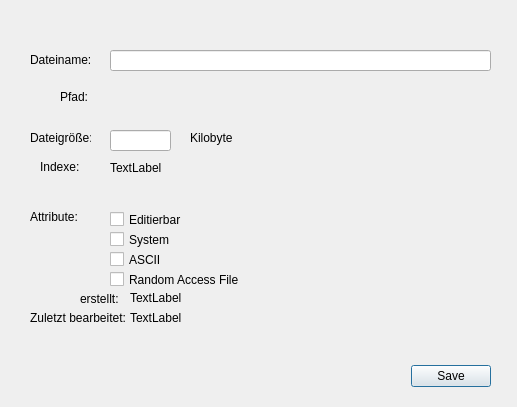
<?xml version="1.0" encoding="UTF-8"?>
<ui version="4.0">
 <class>FileProperties</class>
 <widget class="QDialog" name="FileProperties">
  <property name="geometry">
   <rect>
    <x>0</x>
    <y>0</y>
    <width>517</width>
    <height>407</height>
   </rect>
  </property>
  <property name="windowTitle">
   <string>Dialog</string>
  </property>
  <widget class="QDialogButtonBox" name="buttonBox">
   <property name="geometry">
    <rect>
     <x>150</x>
     <y>360</y>
     <width>341</width>
     <height>32</height>
    </rect>
   </property>
   <property name="orientation">
    <enum>Qt::Horizontal</enum>
   </property>
   <property name="standardButtons">
    <set>QDialogButtonBox::Save</set>
   </property>
  </widget>
  <widget class="QLabel" name="label">
   <property name="geometry">
    <rect>
     <x>30</x>
     <y>50</y>
     <width>61</width>
     <height>20</height>
    </rect>
   </property>
   <property name="text">
    <string>Dateiname:</string>
   </property>
  </widget>
  <widget class="QLabel" name="label_2">
   <property name="geometry">
    <rect>
     <x>60</x>
     <y>90</y>
     <width>47</width>
     <height>13</height>
    </rect>
   </property>
   <property name="text">
    <string>Pfad:</string>
   </property>
  </widget>
  <widget class="QLabel" name="label_3">
   <property name="geometry">
    <rect>
     <x>30</x>
     <y>130</y>
     <width>61</width>
     <height>16</height>
    </rect>
   </property>
   <property name="text">
    <string>Dateigröße:</string>
   </property>
  </widget>
  <widget class="QLabel" name="label_4">
   <property name="geometry">
    <rect>
     <x>30</x>
     <y>210</y>
     <width>47</width>
     <height>13</height>
    </rect>
   </property>
   <property name="text">
    <string>Attribute:</string>
   </property>
  </widget>
  <widget class="QLineEdit" name="fileName">
   <property name="geometry">
    <rect>
     <x>110</x>
     <y>50</y>
     <width>381</width>
     <height>21</height>
    </rect>
   </property>
   <property name="text">
    <string/>
   </property>
  </widget>
  <widget class="QLabel" name="path">
   <property name="geometry">
    <rect>
     <x>110</x>
     <y>90</y>
     <width>381</width>
     <height>16</height>
    </rect>
   </property>
   <property name="text">
    <string/>
   </property>
  </widget>
  <widget class="QLineEdit" name="fileSize">
   <property name="geometry">
    <rect>
     <x>110</x>
     <y>130</y>
     <width>61</width>
     <height>21</height>
    </rect>
   </property>
   <property name="text">
    <string/>
   </property>
  </widget>
  <widget class="QCheckBox" name="checkBox">
   <property name="geometry">
    <rect>
     <x>110</x>
     <y>210</y>
     <width>72</width>
     <height>19</height>
    </rect>
   </property>
   <property name="text">
    <string>Editierbar</string>
   </property>
  </widget>
  <widget class="QCheckBox" name="checkBox_2">
   <property name="geometry">
    <rect>
     <x>110</x>
     <y>230</y>
     <width>72</width>
     <height>19</height>
    </rect>
   </property>
   <property name="text">
    <string>System</string>
   </property>
  </widget>
  <widget class="QCheckBox" name="checkBox_3">
   <property name="geometry">
    <rect>
     <x>110</x>
     <y>250</y>
     <width>72</width>
     <height>19</height>
    </rect>
   </property>
   <property name="text">
    <string>ASCII</string>
   </property>
  </widget>
  <widget class="QCheckBox" name="checkBox_4">
   <property name="geometry">
    <rect>
     <x>110</x>
     <y>270</y>
     <width>131</width>
     <height>19</height>
    </rect>
   </property>
   <property name="text">
    <string>Random Access File</string>
   </property>
  </widget>
  <widget class="QLabel" name="label_5">
   <property name="geometry">
    <rect>
     <x>30</x>
     <y>310</y>
     <width>101</width>
     <height>16</height>
    </rect>
   </property>
   <property name="text">
    <string>Zuletzt bearbeitet:</string>
   </property>
  </widget>
  <widget class="QLabel" name="editedL">
   <property name="geometry">
    <rect>
     <x>130</x>
     <y>310</y>
     <width>341</width>
     <height>16</height>
    </rect>
   </property>
   <property name="text">
    <string>TextLabel</string>
   </property>
  </widget>
  <widget class="QLabel" name="label_7">
   <property name="geometry">
    <rect>
     <x>80</x>
     <y>292</y>
     <width>47</width>
     <height>13</height>
    </rect>
   </property>
   <property name="text">
    <string>erstellt:</string>
   </property>
  </widget>
  <widget class="QLabel" name="createdL">
   <property name="geometry">
    <rect>
     <x>130</x>
     <y>290</y>
     <width>321</width>
     <height>16</height>
    </rect>
   </property>
   <property name="text">
    <string>TextLabel</string>
   </property>
  </widget>
  <widget class="QLabel" name="label_6">
   <property name="geometry">
    <rect>
     <x>190</x>
     <y>130</y>
     <width>47</width>
     <height>16</height>
    </rect>
   </property>
   <property name="text">
    <string>Kilobyte</string>
   </property>
  </widget>
  <widget class="QLabel" name="label_8">
   <property name="geometry">
    <rect>
     <x>40</x>
     <y>160</y>
     <width>47</width>
     <height>13</height>
    </rect>
   </property>
   <property name="text">
    <string>Indexe:</string>
   </property>
  </widget>
  <widget class="QLabel" name="indexL">
   <property name="geometry">
    <rect>
     <x>110</x>
     <y>160</y>
     <width>401</width>
     <height>16</height>
    </rect>
   </property>
   <property name="text">
    <string>TextLabel</string>
   </property>
  </widget>
  <widget class="QLabel" name="indexL2">
   <property name="geometry">
    <rect>
     <x>110</x>
     <y>180</y>
     <width>381</width>
     <height>16</height>
    </rect>
   </property>
   <property name="text">
    <string/>
   </property>
  </widget>
 </widget>
 <resources/>
 <connections>
  <connection>
   <sender>buttonBox</sender>
   <signal>accepted()</signal>
   <receiver>FileProperties</receiver>
   <slot>accept()</slot>
   <hints>
    <hint type="sourcelabel">
     <x>248</x>
     <y>254</y>
    </hint>
    <hint type="destinationlabel">
     <x>157</x>
     <y>274</y>
    </hint>
   </hints>
  </connection>
  <connection>
   <sender>buttonBox</sender>
   <signal>rejected()</signal>
   <receiver>FileProperties</receiver>
   <slot>reject()</slot>
   <hints>
    <hint type="sourcelabel">
     <x>316</x>
     <y>260</y>
    </hint>
    <hint type="destinationlabel">
     <x>286</x>
     <y>274</y>
    </hint>
   </hints>
  </connection>
 </connections>
</ui>
